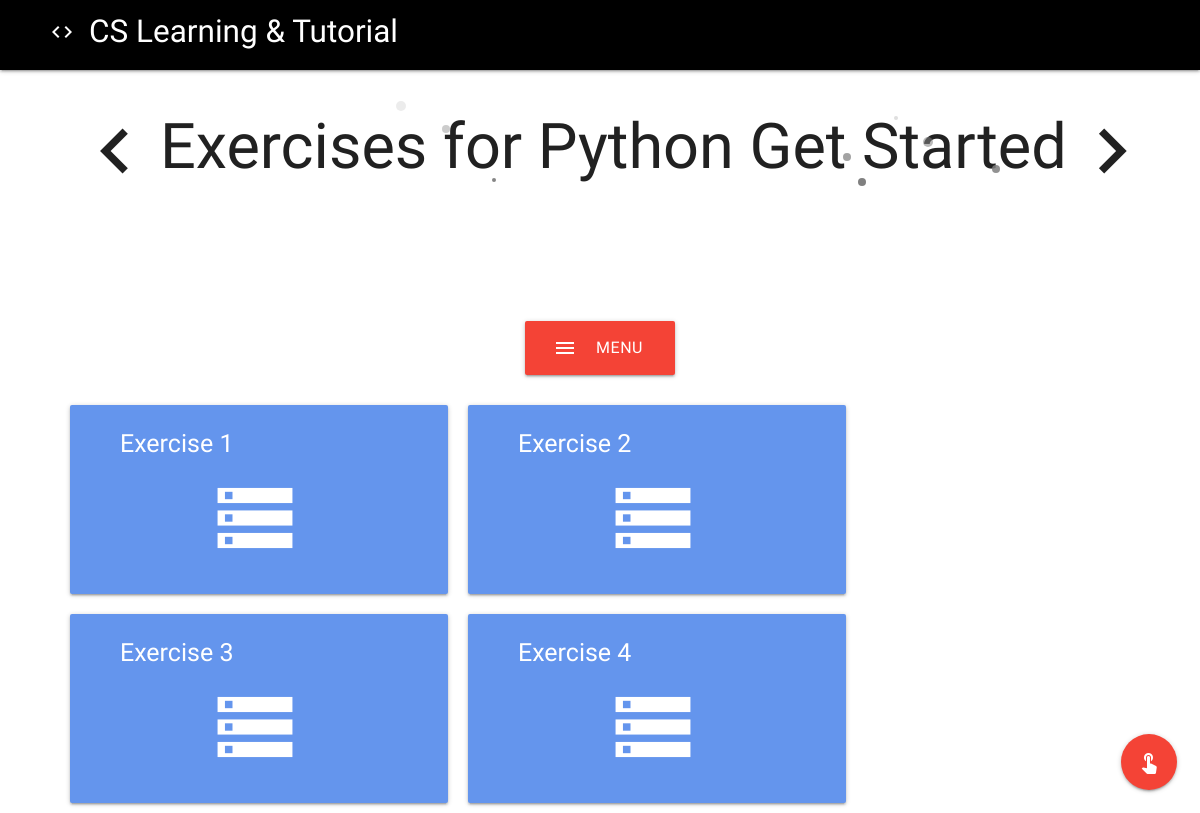
The page /problems/1/ on the database its author committed.
### learnCS/models.py (models this page shows)
class Lesson(models.Model):
    title = models.CharField(max_length=256)
    content = models.TextField()
    course = models.ForeignKey(Course,related_name='lessons',on_delete = models.CASCADE)

class Exercise(models.Model):
    title = models.CharField(max_length=256)
    problem = models.TextField()
    solution = models.TextField()
    course = models.ForeignKey(Course,related_name='exercises',on_delete = models.CASCADE)
    lesson = models.ForeignKey(Lesson,related_name='exercises',on_delete = models.CASCADE)

### learnCS/views.py (the view)
# urls.py: path(r'problems/<int:lesson_id>/',views.problem, name='problem'),
def problem(request, lesson_id):
    lessons = Lesson.objects.get(pk=lesson_id)
    exercises = Exercise.objects.filter(lesson_id=lesson_id)
    data_dictionary = {'exercises':exercises,'lessons':lessons}
    return render(request,'learncs/user/problem.html',data_dictionary)

### learnCS/templates/learncs/user/problem.html (shortened to what this page needs)
{% load static %}
<!DOCTYPE html>
<html>
<head>
    <link rel="stylesheet" href="{% static 'css/style.css' %}">
    <link rel="stylesheet" href="{% static 'css/materialize.min.css' %}">
</head>
<body>
    <div class="header navbar-fixed">
        <nav class="nav-wraper black" role="navigation">
            <div class="nav-wrapper">
                <a id="logo-container" href="{% url 'homepage' %}" class="brand-logo logo"><i class="material-icons">code</i> CS Learning & Tutorial</a>
            </div>
        </nav>
    </div>
    <div id="wrapper-general">
        <h1 class="bubbles" id="prob-h1"><i class="large material-icons" style="vertical-align:middle;">chevron_left</i>Exercises for {{ lessons.title }}<i class="large material-icons" style="vertical-align: middle;">chevron_right</i></h1>
    </div>
    <div id="wrapper">
        <div class="row">
            <div class="container">
                <a href="#" data-target="slide-out" class="waves-effect waves-light btn-large sidenav-trigger red" ><i id="redbutton" class="material-icons left">menu</i>Menu out the <br></a>
            </div>
        </div>
    </div>
    <div id="wrapper-general">
        <table>
            {% for exercise in exercises %}
            <div class="card small" style="background-color:cornflowerblue; height: 5cm; width: 10cm; float: left; margin: 10px; padding: 20px;">
                <a href="{% url 'content' exercise.id %}" class="left-align" style="color:white; padding-left: 30px;">{{ exercise.title }}</a>
                <br>
                <i class="large material-icons" id="exercisesymbol">storage</i>
            </div>
            {% endfor %}
        </table>
    </div>
    <div class="fixed-action-btn">
        <a class="btn-floating btn-large red">
          <i class="large material-icons">touch_app</i>
        </a>
    </div>
</body>
</html>

### learnCS/static/css/style.css (style rules this page uses)
body { overflow-x: hidden; }
#wrapper-general { padding-left: 30px; padding-top: 0px; margin-left: 30px; }
#wrapper-general a { font-size: 25px; }
nav { margin: auto; color: white; font-size: 40px; float: right; }
a.brand-logo { color: white; font-display: middle; margin-left: 20px; }
a { color: black; }
#wrapper { display: -webkit-box; display: -ms-flexbox; display: flex; }
body { font-family: 'Exo 2', sans-serif; }
.sidenav-trigger { color: white; margin-top: 100px; }
nav .logo { margin-left: 50px; }
.nav-wraper.black { height: 70px; }
#wrapper a { font-size: 16px; }
i#exercisesymbol { color: #fff; margin-left: 120px; margin-top: 10px; }
#prob-h1 { margin-left: 10px; }
.bubbles { display: inline-block; position: relative; text-align: center; }

### rows shown on the page
Lesson: title "Python Get Started"
Exercise: title "Exercise 1"
Exercise: title "Exercise 2"
Exercise: title "Exercise 3"
Exercise: title "Exercise 4"
